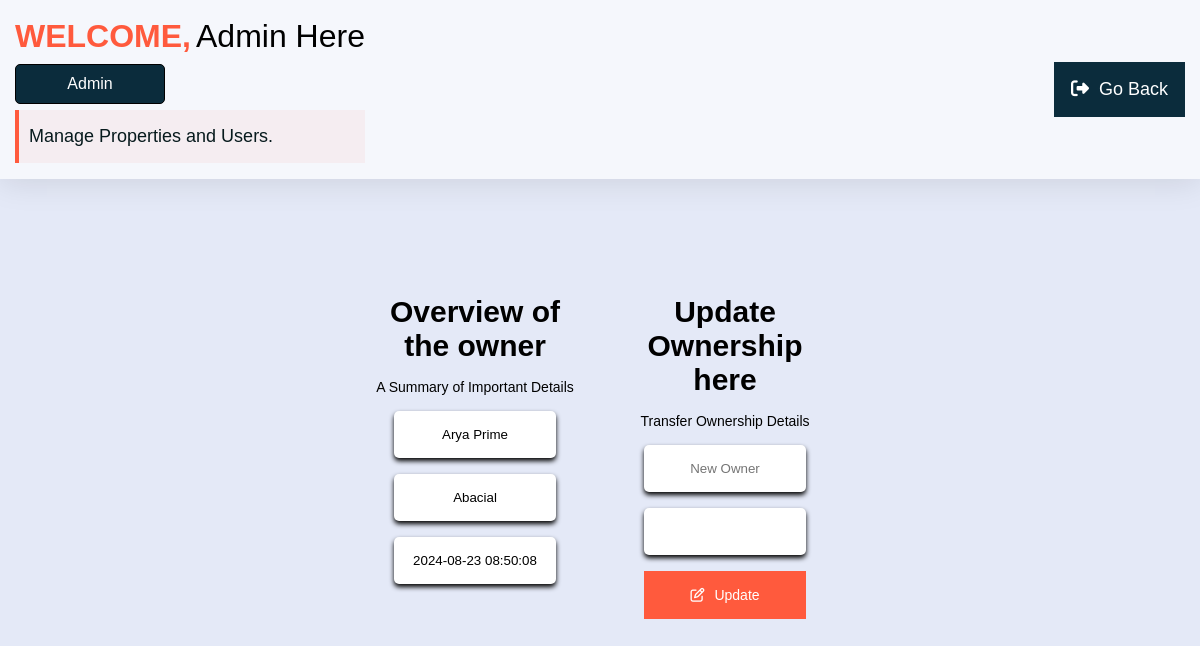
The app's page /Admin-ViewSales.php?UpdateID=1 with its own data.
### tables this page shows
CREATE TABLE `sales` (
  `SaleID` int(8) NOT NULL,
  `Property` varchar(255) NOT NULL,
  `CurrentOwner` varchar(255) NOT NULL,
  `PreviousOwner` varchar(255) NOT NULL,
  `Date_Purchased` timestamp NOT NULL DEFAULT current_timestamp(),
  `TransactionDate` timestamp NOT NULL DEFAULT current_timestamp() ON UPDATE current_timestamp()
);

### Admin-ViewSales.php (the view, shortened to what this page needs)
<?php
	include './Assets/Php/Connection.php';
	$Owner = $_SESSION['Owner'];
?>
<!DOCTYPE html>
<html>
<head>
	<link rel="stylesheet" type="text/css" href="./Assets/Css/Content.css?v=<?php echo time(); ?>">
	<link rel="stylesheet" type="text/css" href="./Assets/Css/Admin.css?v=<?php echo time(); ?>">
</head>
<body>
	<header class="header" id="header">
		<div class="container">
			<div class="Personal-Details">
				<div class="Personal-Admin-Container">
					<h3 class="h3 Personal-Title"> WELCOME, </h3>
					<span class="AdminName"> Admin Here </span>
				</div>
				<span class="Personal-tag"> Admin </span>
				<span class="callouts">Manage Properties and Users. </span>
			</div>
			<div  class="Logout">
				<a href="./Admin-SoldProperties.php" class="btn">
					<i class="fa-solid fa-right-from-bracket"></i>
					<span> Go back </span>
				</a>
			</div>
		</div>
	</header>
	<main>
		<section class="Update-container" id="Update-container">
			<div class="container">
				<div class="Update-display">
					<?php
						if(isset($_GET['UpdateID'])){
							$UpdateID = $_GET['UpdateID'];
							$sql = " SELECT * FROM SALES WHERE SaleID = $UpdateID ";
							$rs = mysqli_query($conn,$sql);
							if($rs){
								while ($row = mysqli_fetch_assoc($rs)) {
									$Property = $row['Property'];
									$Current = $row['CurrentOwner'];
									$Date = $row['Date_Purchased'];
									echo "
									<h3 class='Update-title'> Overview of the owner</h3>
									<p class='Update-subtitle'> A Summary of Important Details </p>
									<div class='Update-items'>
										<input type='text' value='$Property' readonly>
									</div>
									<div class='Update-items'>
										<input type='text' value='$Current' readonly>
									</div>
									<div class='Update-items'>
										<input type='text' value='$Date' readonly>
									</div>
									";
								}
							}
						}
					?>
				</div>
				<div class="Update-update">
					<form method="POST">
						<h3 class="Update-title"> Update Ownership here </h3>
						<p class="Update-subtitle"> Transfer Ownership Details </p>
						<div class="Update-items">
							<input type="text" name="Current" placeholder="New Owner" required>
						</div>
						<div class="Update-items">
							<input type="text" name="Previous" value="<?php echo $Owner?>" readonly>
						</div>
						<div class="Update-items">
							<button type="submit" name="Update" class="btn">
							<i class="fa-regular fa-pen-to-square"></i>
							<span> Update </span>
						</button>
						</div>
					</form>
				</div>
			</div>
		</section>
	</main>
</body>
</html>

### Assets/Css/Content.css (style rules this page uses)
:root { --dark-jungle-green: hsl(188, 63%, 7%); --prussian-blue: hsl(200, 69%, 14%); --raisin-black-1: hsl(227, 29%, 13%); --raisin-black-2: hsl(229, 17%, 19%); --yellow-green: hsl(89, 72%, 85%); --orange-soda: hsl(9,100%, 62%); --cultured-1: hsl(0, 0%, 93%); --cultured-2:hsl(192, 24%, 96%); --misty-rose: hsl(210, 100%, 97%); --alice-blue: hsl(8, 100%, 97%); --seashell: hsl(8,100%, 97%); --cadet: hsl(0, 0%, 100%); --white: hsl(0,0%, 100%); --black:hsl(0,0%,0%); --opal: hsl(180, 20%, 62%); --text-color-hover: #fff; --box-shadow-color: rgba(206, 178, 252, 0.48); --head-foot-bg-amaresa: rgba(255, 255, 255, 0.66); --header-bg-amaresa-shadow:0 4px 30px rgba(0, 0, 0, 0.1); --footer-bg-amaresa-shadow:0 -4px 30px rgba(0, 0, 0, 0.1); --body-color: #E4E9F7; --ff-numito-sans:"Nunito Sans", sans-serif; --ff-poppins:"Poppins", sans-serif; --fs-1: 1.875rem; --fs-2: 1.5rem; --fs-3: 1.375rem; --fs-4: 1.125rem; --fs-5: 0.875rem; --fs-6: 0.813rem; --fs-7: 0.75rem; --fw-500: 500; --fw-600: 600; --fw-700: 700; --transition:0.25s ease; --section-spacing: 100px; --shadow-1: 0 5px 20px hsla(219, 56%, 21%, 0.1); --shadow-1: 0 16px 32px hsla(188, 63%, 63%, 0.1); }
*,*::before, *::after { padding: 0; margin: 0; box-sizing: border-box; }
a { text-decoration: none; }
a, img, span, button, i { display: block; }
button { border:none; outline: none; background: none; font: inherit; text-align: left; cursor: pointer; }
i { pointer-events: none; }
html { font-family: var(--ff-numito-sans); scroll-behavior: smooth; }
body { background: var(--body-color); overflow-x: hidden; min-width: 425px; margin-inline: auto; }
.container { padding-inline:15px; }
button, a { transition: var(--transition); }
.h1, .h2, .h3 { color: var(--dark-jungle-green); font-family: var(--ff-poppins); line-height: 1.3; }
.h3 { font-size: var(--fs-4); font-weight: var(--font-weight, 700); }
.btn { position: relative; background: var(--orange-soda); color: var(--white); font-family: var(--ff-poppins); font-size: var(--fs-5); text-transform: var(--text-transform, capitalize); border: 1px solid var(--orange-soda); padding:10px 20px; z-index: 1; }
.btn::before { content: " "; position: absolute; top: 0; left: 0; width: 0; height: 100%; background: var(--white); transition: var(--transition); z-index: -1; }
.header { position: relative; z-index: 2; background: var(--head-foot-bg-amaresa); box-shadow:var(--header-bg-amaresa-shadow); padding-block: 1rem; }
.header .container { display: flex; justify-content: space-between; align-items: center; }
.Personal-Details { display: flex; flex-direction: column; justify-content: center; gap: .4rem; }
.Personal-Admin-Container { display: flex; justify-content: center; align-items: center; gap: 5px; font-size: 2rem; }
.Personal-Title { color: var(--orange-soda); font-size: 2rem; }
.Personal-tag { width: 150px; text-align: center; padding: 10px; border-radius: 5px; background: var(--prussian-blue); color: white; border:1px solid black; }
.callouts { background: hsla(7, 78%, 53%, 0.05); color: var(--dark-jungle-green); font-size: var(--fs-4); font-weight: var(--fw-500); line-height: 1.8; padding: 10px; border-left: 4px solid var(--orange-soda); }
.Logout a { display: flex; align-items: center; justify-content: center; gap:10px; padding: 1rem; color: white; font-size: var(--fs-4); }
.Update-items { width: 80%; margin-inline: auto; }
.Update-items input { width: 100%; padding: 1rem; text-align: center; border-radius: 5px; border: none; box-shadow: 0 3px 5px black; }
.Update-items button { float: right; width: 150px; text-align: center; background: var(--orange-soda); border:none; }
.Update-container { padding-block: var(--section-spacing); }
.Update-title { font-size: var(--fs-1); }
.Update-subtitle { font-size: var(--fs-5); }
.Update-update form { display: flex; flex-direction: column; gap: 1rem; }
.Update-update button { display: flex; justify-content: center; align-items: center; width: 100%; gap: 10px; padding: 1rem; }

### records on screen
sales: Property "Arya Prime", CurrentOwner "Abacial", Date_Purchased "2024-08-23 08:50:08"
